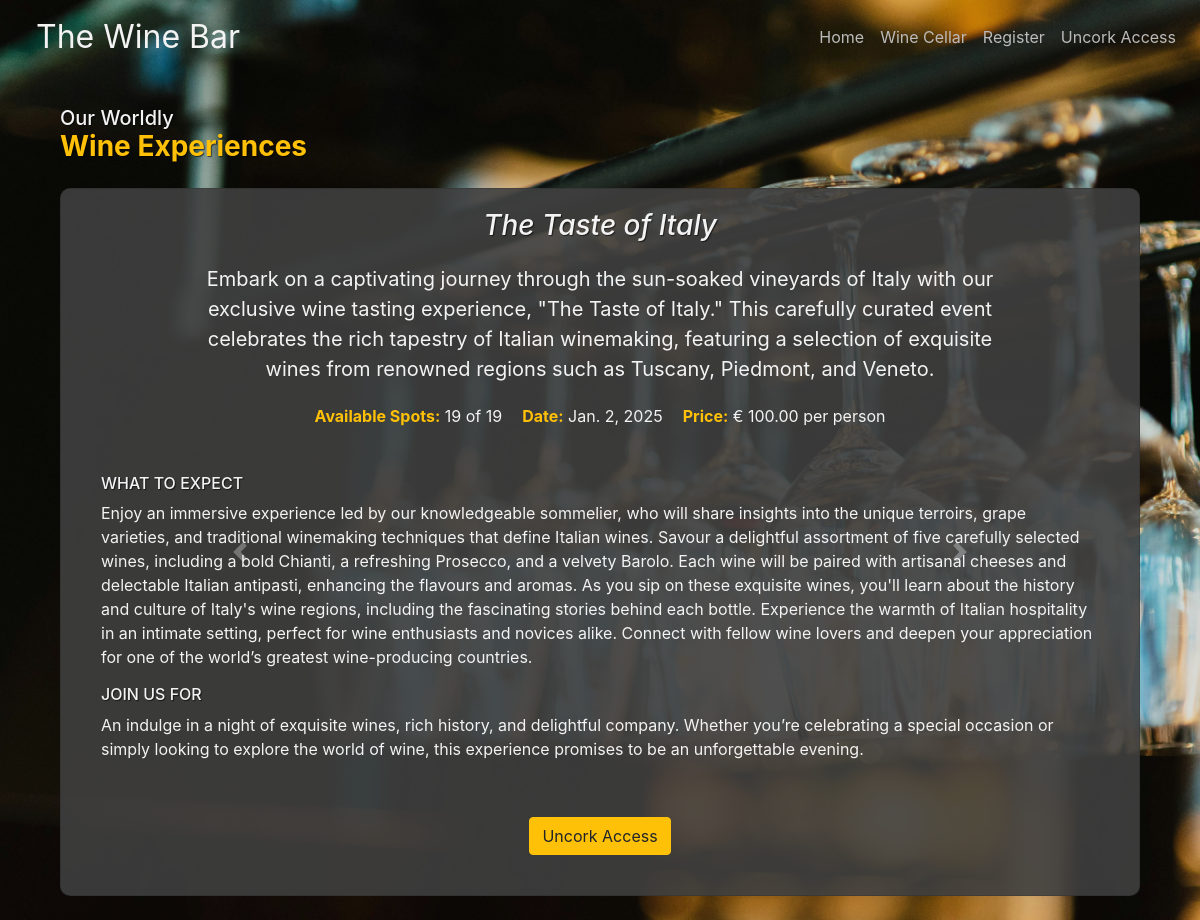
/wine_cellar/, run on the app's committed database.
### bookings/models.py (models this page shows, shortened)
class wineCellar(models.Model):
    title = models.CharField(max_length=255)
    description = models.TextField()
    price = models.DecimalField(max_digits=10, decimal_places=2)
    date = models.DateField()
    available_spots = models.PositiveIntegerField()
    what_to_expect = models.TextField()
    join_us_for = models.TextField()

### bookings/views.py (the view)
# urls.py: path("", views.wine_list, name="wine_cellar"),  # Main page of wine list
def wine_list(request):
    wines = wineCellar.objects.all()
    return render(request, "bookings/wine_cellar.html", {"wines": wines})

### bookings/templates/bookings/wine_cellar.html (shortened to what this page needs)
{% extends "layout.html" %}
{% block content %}
  <div class="container mt-4">
    <h1 class="mb-4">Our Worldly<br><strong>Wine Experiences</strong></h1>
    <div id="wineCarousel" class="carousel slide" data-ride="carousel" data-interval="false">
      <div class="carousel-inner">
        {% for wine in wines %}
          <div class="carousel-item {% if forloop.first %}active{% endif %}">
            <div class="card">
              <div class="card-body">
                <h5 class="card-title">{{ wine.title }}</h5>
                <p class="card-text">{{ wine.description }}</p>
                <div id="info">
                   <p>
                    <strong>Available Spots:</strong> {{ wine.available_spots }} of {{ wine.available_spots }}
                  </p>
                  <p>
                    <strong>Date:</strong> {{ wine.date }}
                  </p>
                  <p>
                    <strong>Price:</strong> € {{ wine.price }} per person
                  </p>
                </div>
                <div class="about_tasting">
                  <h6>What to Expect</h6>
                  <p>{{ wine.what_to_expect }}</p>
                  <h6>Join Us For</h6>
                  <p>{{ wine.join_us_for }}</p>
                </div>
                {% if user.is_authenticated %}
                  <a href="{% url 'bookings:book' wine.id %}" class="btn btn-primary">Book Now</a>
                {% else %}
                  <a href="{% url 'bookings:register' %}" class="btn btn-warning">Uncork Access</a>
                {% endif %}
              </div>
            </div>
          </div>
        {% endfor %}
      </div>
      <a class="carousel-control-prev"
         href="#wineCarousel"
         role="button"
         data-slide="prev">
        <span class="carousel-control-prev-icon" aria-hidden="true"></span>
      </a>
      <a class="carousel-control-next"
         href="#wineCarousel"
         role="button"
         data-slide="next">
        <span class="carousel-control-next-icon" aria-hidden="true"></span>
      </a>
    </div>
  </div>
{% endblock content %}

### static/css/styles.css (style rules this page uses)
:root { --text-color: rgb(243, 243, 243); --text-color2: rgb(187, 187, 187); --bg-color: rgba(71, 71, 71, 0.9); --all-tsh: 1px 1px 1px rgba(0, 0, 0, 0.6); }
body { background-image: url('/media/empty_glasses.jpg'); background-size: cover; background-repeat: no-repeat; background-attachment: fixed; background-position: center; color: aliceblue; }
body::after { content: ''; position: fixed; top: 0; left: 0; width: 100%; height: 100%; background-color: rgba(41, 41, 41, 0.1); z-index: 1; }
body * { position: relative; z-index: 2; }
.mb-4 { margin-top: 2rem; margin-bottom: 1.5rem !important; color: var(--text-color); font-size: 1.25rem; text-shadow: var(--all-tsh); }
.mb-4 strong { color: #ffc107; font-size: 1.75rem; }
.carousel-control-next, .carousel-control-prev { position: fixed; z-index: 4; top: 20%; width: 40%; opacity: 0.3; color: var(--text-color); }
.card { border-radius: 10px; color: var(--text-color); background-color: rgba(64, 64, 64, 0.9); height: 100%; }
.card-body { display: flex; flex-direction: column; justify-content: space-evenly; align-items: center; height: 100%; }
.card-title { font-size: 1.75rem; text-align: center; font-style: italic; text-shadow: var(--all-tsh); }
.card-text { font-size: 1.25rem; max-width: 80%; margin: 10px auto; text-align: center; }
#info { margin: 0 auto; display: flex; }
#info p { padding: 10px; font-size: 1rem; text-align: center; }
#info strong { color: #ffc107; }
.about_tasting { margin: 20px; }
.about_tasting h6 { font-size: 1rem; text-transform: uppercase; text-shadow: 1px 1px 1px rgba(0, 0, 0, 0.6); }
.btn-warning, .btn-primary { display: flex; justify-content: center; margin: 20px auto; max-width: 40%; }

### data on the page
wineCellar: title "The Taste of Italy", description "Embark on a captivating journey through the sun-soaked vineyards of Italy with our exclusive wine tasting experience, \"The Taste of Italy.\" This carefully curated event celebrates the rich tapestry of Italian winemaking, featuring a selection of exquisite wines from renowned regions such as Tuscany, Piedmont, and Veneto.", available_spots "19", date "Jan. 2, 2025", price "100.00", what_to_expect "Enjoy an immersive experience led by our knowledgeable sommelier, who will share insights into the unique terroirs, grape varieties, and traditional winemaking techniques that define Italian wines. Savour a delightful assortment of five carefully selected wines, including a bold Chianti, a refreshing Prosecco, and a velvety Barolo. Each wine will be paired with artisanal cheeses and delectable Italian antipasti, enhancing the flavours and aromas. As you sip on these exquisite wines, you'll learn about the history and culture of Italy's wine regions, including the fascinating stories behind each bottle. Experience the warmth of Italian hospitality in an intimate setting, perfect for wine…", join_us_for "An indulge in a night of exquisite wines, rich history, and delightful company. Whether you’re celebrating a special occasion or simply looking to explore the world of wine, this experience promises to be an unforgettable evening."
